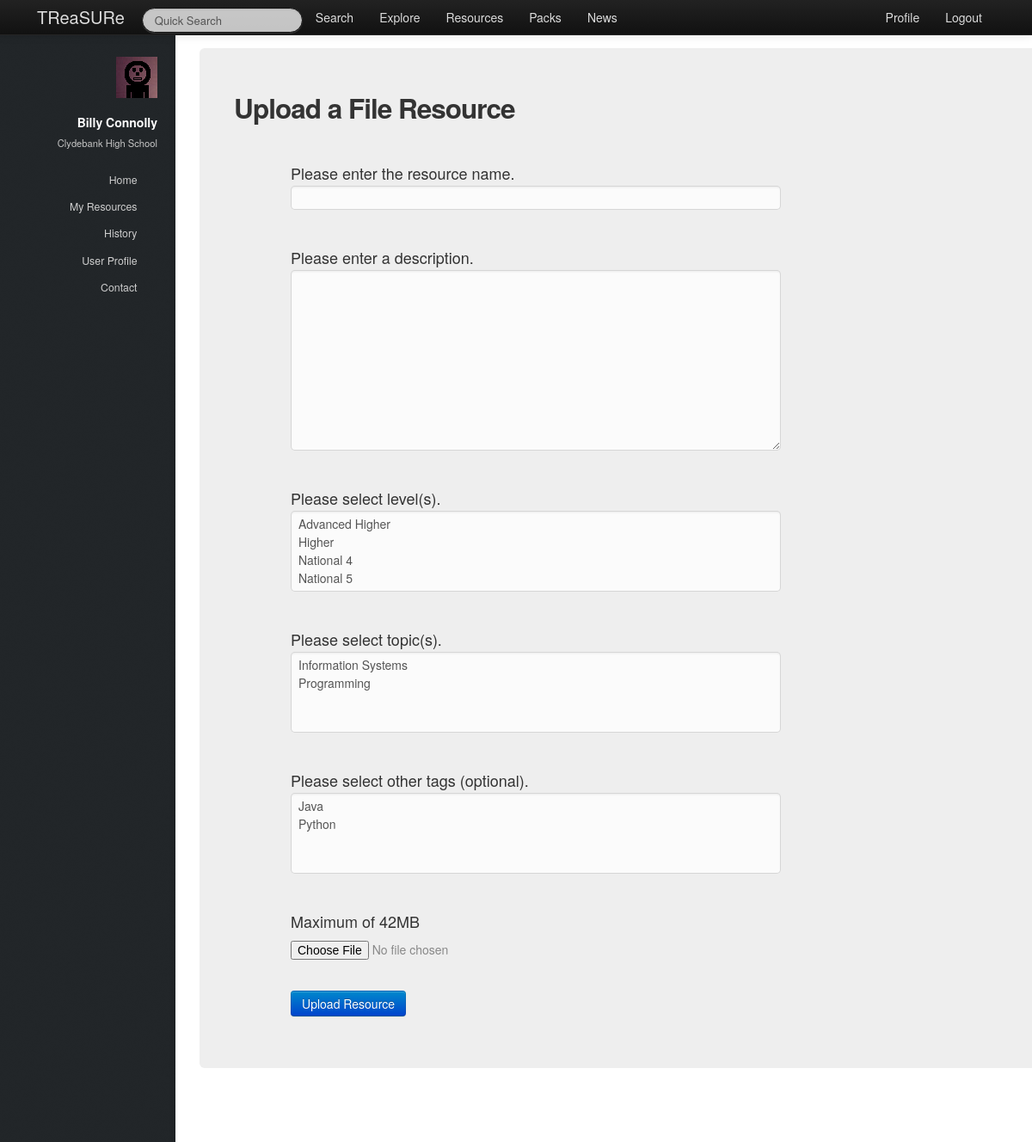
/treasure/add_file_resource/ (signed in), run on the app's committed database.
### treasure/models.py (models this page shows, shortened)
class Teacher(models.Model):
    user = models.OneToOneField(User)
    firstname = models.CharField(max_length=128)
    surname = models.CharField(max_length=128)
    school = models.ForeignKey(School, null=True)
    hubs = models.ManyToManyField(Hub, null=True)

class School(models.Model):
    name = models.CharField(max_length=128)
    town = models.CharField(max_length=128)
    address = models.TextField()
    latitude = models.FloatField()
    longitude = models.FloatField()
    def __unicode__(self):
        return self.name

### treasure/views.py (the view)
@login_required
def add_file_resource(request):
    context = RequestContext(request)
    if request.method == 'POST':
        resource_form = ResourceForm(request.POST)
        file_form = FileForm(request.POST, request.FILES)
        if resource_form.is_valid() and file_form.is_valid():
            resource = resource_form.save(commit=False)
            userid = request.user.id
            teacher = Teacher.objects.get(user = userid)
            resource.author = Teacher.objects.get(id = teacher.id)
            resource.save()
            tags =  resource_form.cleaned_data['level_tags'] | \
                    resource_form.cleaned_data['topic_tags'] | \
                    resource_form.cleaned_data['other_tags']
            for tag in tags:
                resource.tags.add(tag)
            resource.save()
            files = FilesResource( path = request.FILES['path'])
            files.resource = resource
            files.save()
            return resource_view(request, resource.id)
        else:
            print resource_form.errors
            print file_form.errors
    else:
        resource_form = ResourceForm()
        file_form = FileForm()
    context_dict = sidebar(request)
    context_dict['resource_form'] = resource_form
    context_dict['file_form'] = file_form
    return render_to_response('treasure/add_file_resource.html', context_dict, context)

### treasure/forms.py
class ResourceForm(forms.ModelForm):
    name = forms.CharField(max_length=128, help_text="Please enter the resource name.")
    description = forms.CharField(widget = forms.Textarea, help_text="Please enter a description.")
    tree = forms.CharField(widget = forms.HiddenInput(), required=False)
    user = forms.CharField(widget = forms.HiddenInput(), required=False)
    level_tags = forms.ModelMultipleChoiceField(queryset=Tag.objects.filter(type=0).order_by('name'),
                                                required=True, help_text="Please select level(s).")
    topic_tags = forms.ModelMultipleChoiceField(queryset=Tag.objects.filter(type=1).order_by('name'),
                                                required=True, help_text="Please select topic(s).")
    other_tags = forms.ModelMultipleChoiceField(queryset=Tag.objects.filter(type=2).order_by('name'),
                                                required=False, help_text="Please select other tags (optional).")
    class Meta:
        model = Resource
        fields = ('name','description', 'tree', 'user')
        exclude = []

class FileForm(forms.ModelForm):
    path = forms.FileField(label='Select the resource to upload', help_text='Maximum of 42MB')
    class Meta:
        model = FilesResource
        fields = ('path',)
        exclude = []

### treasure/models.py (called while the page is built)
    def __unicode__(self):
        return self.name

### treasure/views.py (called while the page is built)
def sidebar(request):
    context_dict = {}
    try:
        userid = request.user.id
        teacher = Teacher.objects.get(user = userid)
        context_dict['user_firstname'] = teacher.firstname
        context_dict['user_surname'] = teacher.surname
        context_dict['user_school'] = teacher.school
    except Teacher.DoesNotExist:
        context_dict['user_firstname'] = ""
        context_dict['user_surname'] = ""
        context_dict['school'] = ""
    return context_dict

### templates/treasure/add_file_resource.html (shortened to what this page needs)
{% extends 'treasure/base.html' %}
{% load static %}
{% block body_block %}
<div class="hero-unit">
    <h2>Upload a File Resource</h2>
    <br/>
    <div class="container">
        <form class="span6" id="upload_form" method="post" action="/treasure/add_file_resource/" enctype="multipart/form-data">
            {% for field in resource_form.visible_fields %}
                {{ field.help_text }}<br/>
                {{ field }}<br/>
            {% endfor %}
            {% for field in file_form.visible_fields %}
                {{ field.help_text }}<br/>
                {{ field }}<br/>
            {% endfor %}
            <br/>
            <button class="btn btn-primary" type="submit" name="submit">Upload Resource</button>
        </form>
    </div>
</div>
{% endblock %}

### templates/treasure/base.html (shortened to what this page needs)
<!DOCTYPE html>
{% load static %}
<html>
    <head>
		<link rel="stylesheet" href="http://cdn.datatables.net/1.10.2/css/jquery.dataTables.min.css"></style>
        <link href="{% static 'css/bootstrap-fluid-adj.css' %}" rel="stylesheet">
        <link href="{% static 'sidebar/css/main.css' %}" rel="stylesheet">
        <link href="{% static 'css/bootstrap.min.css' %}" rel="stylesheet" media="screen">
        <link rel="stylesheet" href="http://getbootstrap.com/examples/sticky-footer-navbar/sticky-footer-navbar.css">
        <link href="{% static 'css/bootstrap-responsive.css' %}" rel="stylesheet">
        <link href="{% static 'css/treasure.css' %}" rel="stylesheet">
    </head>
    <body>
        <div class="navbar navbar-inverse navbar-fixed-top">
           <div class="navbar-inner">
               <div class="container">
                   <a class="brand" href="/treasure/">TReaSURe</a>
                   <div class="nav-collapse collapse">
                       <ul class="nav pull-right">
                            {% if user.is_authenticated %}
                                <li><a href="/treasure/profile">Profile</a></li>
                            	<li><a href="/treasure/logout">Logout</a></li>
                            {% else %}
                            	<li><a href="/treasure/login">Login</a></li>
                            	<li><a href="/treasure/register">Register</a></li>
                            {% endif %}
                       </ul>
                       <ul class="nav">
                       {% if user.is_authenticated %}
                           <form class="navbar-search pull-left" action="">
						 		<input class="search-query span2" placeholder="Quick Search" type="text">
						   </form>
                           <li><a href="/treasure/search">Search</a></li>
                           <li><a href="/treasure/explore">Explore</a></li>
                           <li><a href="/treasure/resources">Resources</a></li>
                           <li><a href="/treasure/packs">Packs</a></li>
                       {% endif %}
                           <li><a href="/treasure/about">News</a></li>
                       </ul>
                   </div>
               </div>
           </div>
        </div>
        <div>
				<div id="header">
					<div class="top">
                       {% if user.is_authenticated %}
							<div id="logo">
								<span class="image avatar48"><img src="{% static 'images/avatar.jpg' %}" alt="user avatar" /></span>
								<h1 id="title">{{ user_firstname }} {{ user_surname }}</h1>
								<p>{{ user_school }}</p>
							</div>
	                   {% endif %}
                        <nav id="nav">
							<ul>
								{% if user.is_authenticated %}
									<li><a href="/treasure/" id="home-link" class="skel-layers-ignoreHref"><span>Home</span></a></li>
									<li><a href="/treasure/resources" class="skel-layers-ignoreHref"><span>My Resources</span></a></li>
									<li><a href="/treasure/about" class="skel-layers-ignoreHref"><span>History</span></a></li>
									<li><a href="/treasure/profile" class="skel-layers-ignoreHref"><span>User Profile</span></a></li>
									<li><a href="#contact" class="skel-layers-ignoreHref"><span>Contact</span></a></li>
								{% else %}
									<li><a href="/treasure/login"><span>Login</span></a></li>
									<li><a href="/treasure/register" class="skel-layers-ignoreHref"><span>Register</span></a></li>
								{% endif %}
							</ul>
						</nav>
					</div>
				</div>
			<div id="main">
				<section id="MainPage">
                    <div class="container">
                        {% block body_block%}{% endblock%}
                    </div>
                </section>
            </div>
        </div>
    </body>
</html>

### static/css/treasure.css (style rules this page uses)
a { text-decoration:underline; }
.brand { text-decoration:none; }
form input[type="text"], form input[type="email"], form input[type="password"], form select, form textarea { height: auto !important; }
.hero-unit { padding: 40px; }
.navbar-inverse .brand,.navbar-inverse .nav>li>a { color:#ddd; }
.navbar-inverse .brand { color:#ddd; }
#nav ul li a { color: rgba(207, 207, 207, 1); }
#logo p { color: rgba(198, 198, 198, 1); }

### data on the page
Teacher: firstname "Billy", surname "Connolly"
School: name "Clydebank High School"

### other printed values
{{ field.help_text }} "Please enter the resource name." "Please enter a description." "Please select level(s)." "Please select topic(s)." "Please select other tags (optional)."
{{ field.help_text }} "Maximum of 42MB"
